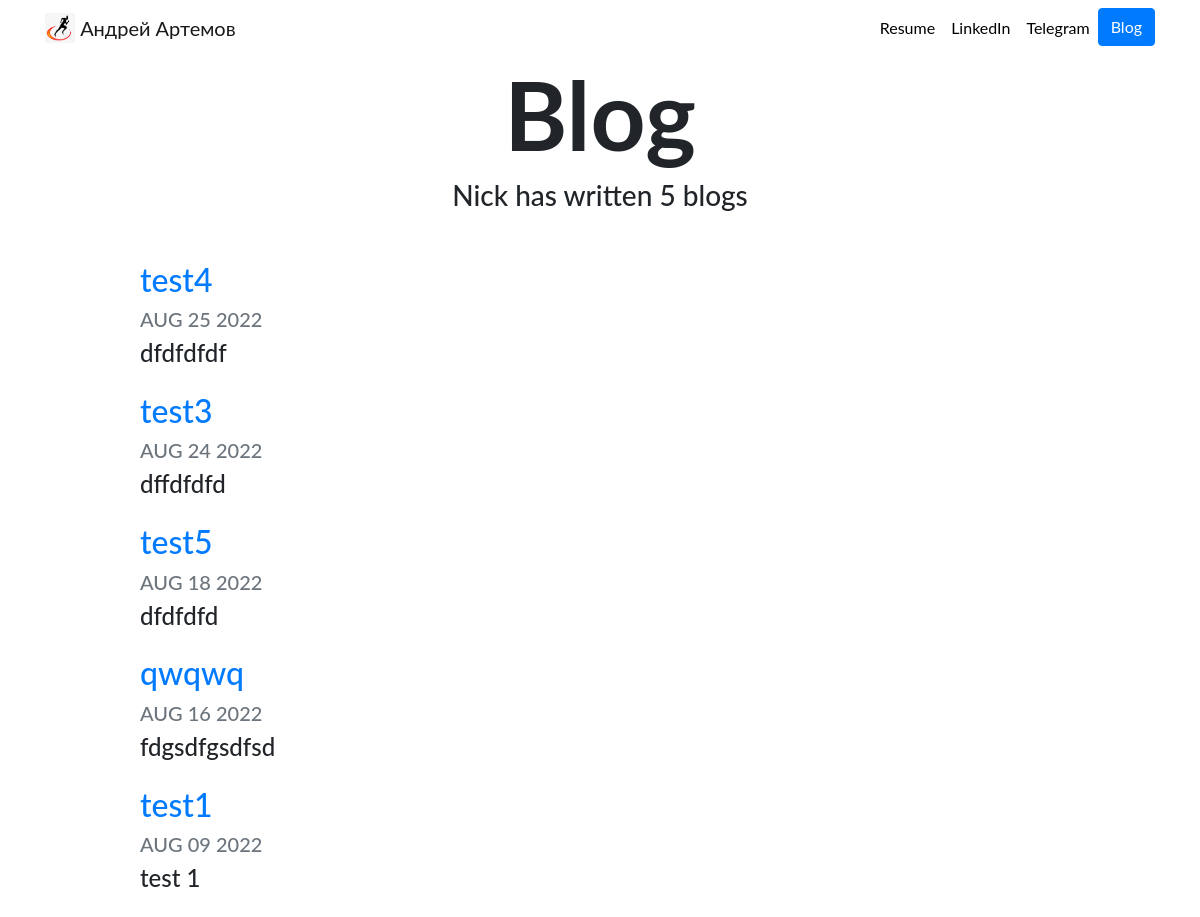
The page /blog/ on the database as committed earlier.
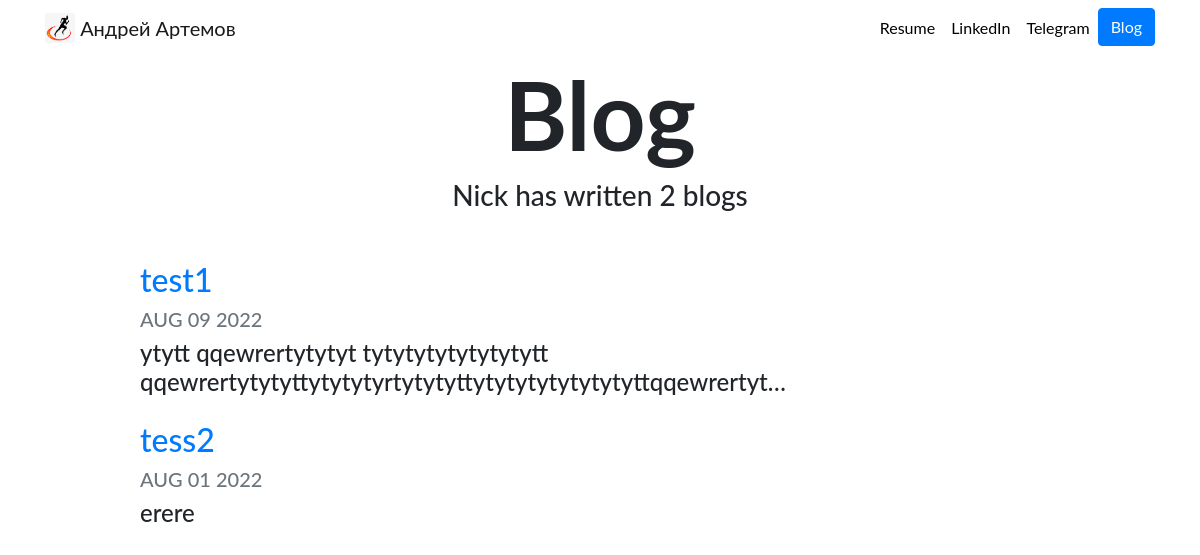
The same page on the database as committed later.
### blog/models.py (models this page shows, shortened)
class Blog(models.Model):
    title = models.CharField(max_length=200)
    description = models.TextField()
    date = models.DateField()

### blog/views.py (the view)
# urls.py: path('', views.all_blogs, name='all_blogs'),
def all_blogs(reguest):
    blogs = Blog.objects.order_by('-date')
    return render(reguest, 'blog/all_blogs.html',{'blogs': blogs})

### blog/templates/blog/all_blogs.html
{% extends "portfolio/base.html" %}
{% load static %}
{% block content %}
<h1 id="blogtitle" class="font-weight-bold text-center">Blog</h1>
<h3 class="text-center mb-5">Nick has written {{ blogs.count }} blog{{ blogs.count|pluralize }}</h3>
{% for blog in blogs %}
<div class="row justify-content-center my-3">
  <div class="col-md-10">
    <a href="{% url 'blog:detail' blog.id %}">
      <h2>{{ blog.title }}</h2>
    </a>
    <h5 class="text-muted">{{ blog.date|date:'M d Y'|upper }}</h5>
    <h4>{{ blog.description|striptags|truncatechars:100 }}</h4>
  </div>
</div>
{% endfor %}
{% endblock %}

Rows that differ between the two databases and show on the page:
removed Blog: title "test4", date "AUG 25 2022", description "dfdfdfdf"
removed Blog: title "test3", date "AUG 24 2022", description "dffdfdfd"
removed Blog: title "test5", date "AUG 18 2022", description "dfdfdfd"
removed Blog: title "qwqwq", date "AUG 16 2022", description "fdgsdfgsdfsd"
changed Blog "test1": description "test 1" → "ytytt qqewrertytytyt tytytytytytytytytt qqewrertytytyttytytytyrtytytyttytytytytytytytyttqqewrertyt…"
added Blog: title "tess2", date "AUG 01 2022", description "erere"
Other text that changed with them:
{{ blogs.count }}: "5" → "2"
